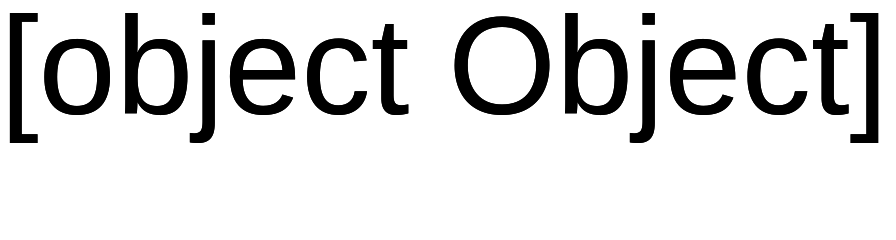

Vega-Lite specification for this chart:
### Vega specification from a JSON file in a GitHub repository (floating-point values rounded to 4 significant figures)
{"width": 10, "height": 10, "data": [{"name": "other", "values": [{"k": 1, "v": "one"}]}, {"name": "regression", "values": [{"a": 0, "b": 10, "g": "y", "t": 0, "arr": [0, 1], "txt": "w0 v", "x": 0, "y": 0}, {"a": 1, "b": 9, "g": "x", "t": 86400000, "arr": [1, 2], "txt": "w1 v", "x": 3, "y": 5}, {"a": 2, "b": 8, "g": "y", "t": 172800000, "arr": [2, 3], "txt": "w2 v", "x": 6, "y": 10}, {"a": 3, "b": 7, "g": "x", "t": 259200000, "arr": [3, 4], "txt": "w3 v", "x": 9, "y": 15}, {"a": 4, "b": 6, "g": "y", "t": 345600000, "arr": [4, 5], "txt": "w4 v", "x": 12, "y": 20}, {"a": 5, "b": 5, "g": "x", "t": 432000000, "arr": [5, 6], "txt": "w5 v", "x": 15, "y": 25}], "transform": [{"type": "crossfilter", "fields": ["a", "b"], "query": [[1, 4], [0, 10]], "signal": "S"}, {"type": "regression", "x": "a", "y": "b"}]}], "projections": [{"name": "p", "type": "identity"}], "marks": [{"type": "text", "from": {"data": "regression"}, "encode": {"enter": {"text": {"signal": "'' + datum"}}}}]}
